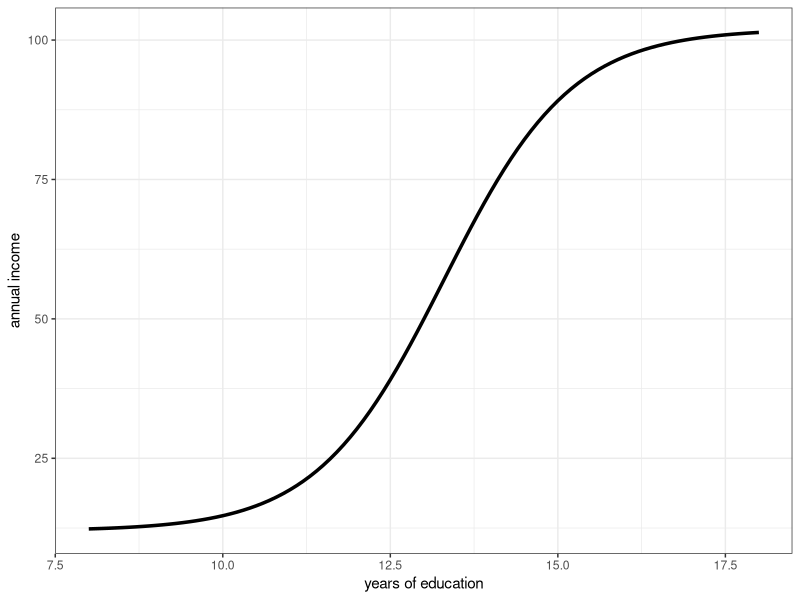
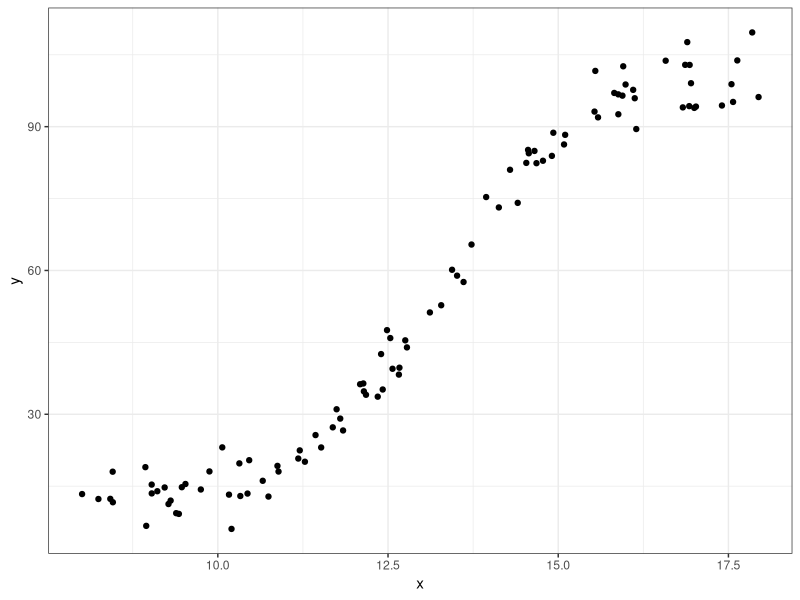
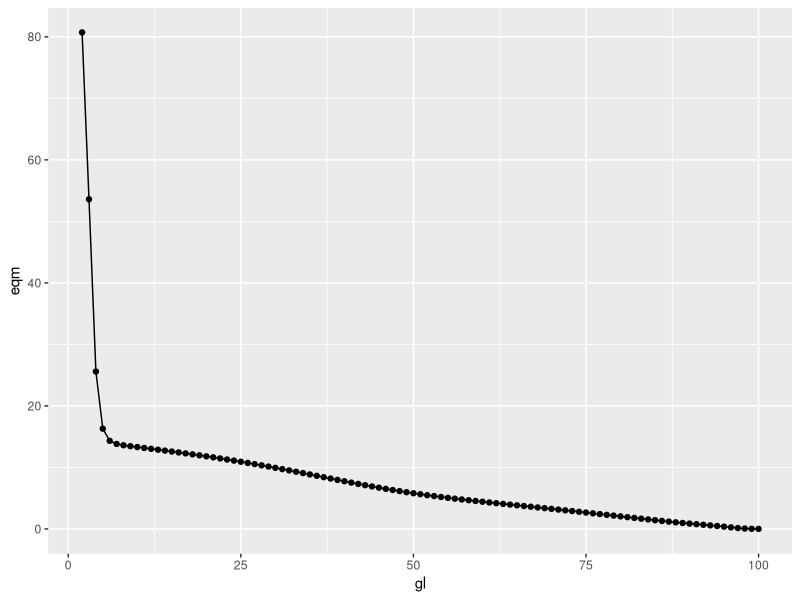
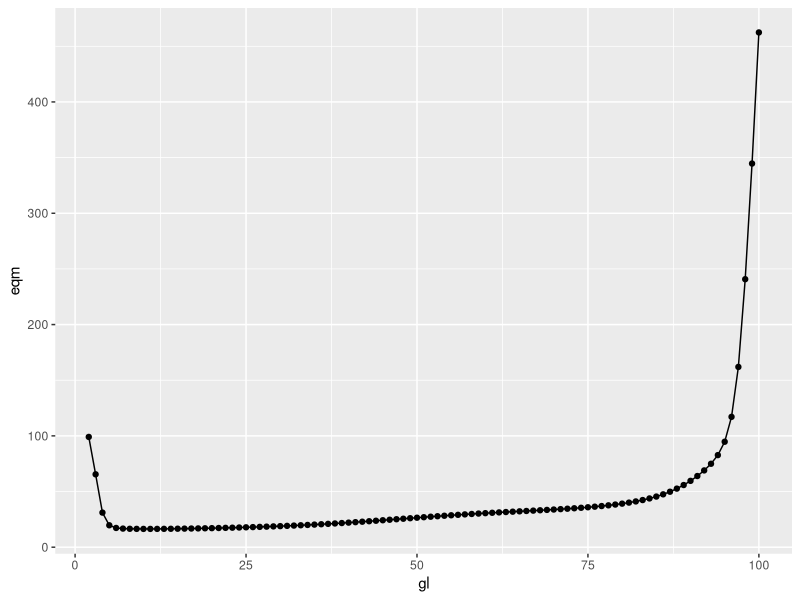
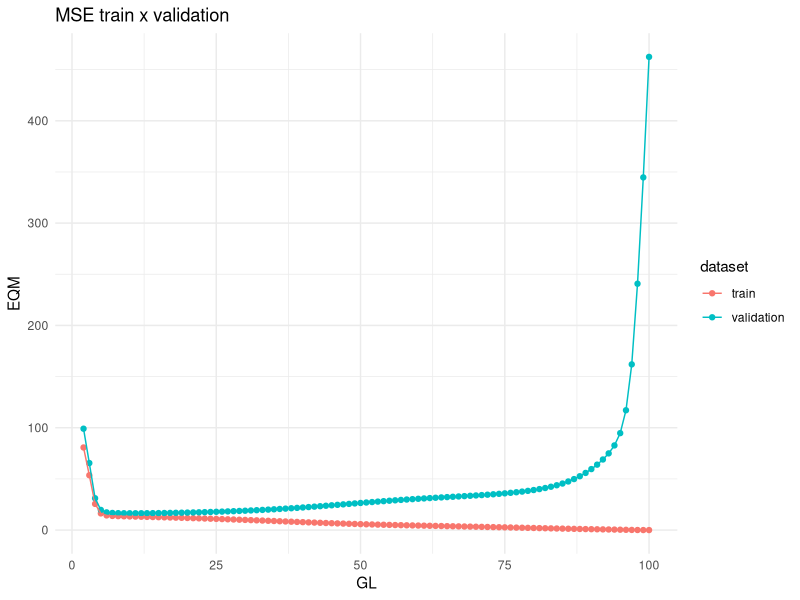

These charts were generated, in order, by the following R code:
library(tidyverse)

# psi(x) - model base -------------------------------------------------

ggplot(data = data.frame(x = 0), mapping = aes(x = x)) + 
  stat_function(fun = function(x) 45*tanh(x/1.9 - 7) + 57, linewidth = 1.2) +
  labs(x = "years of education", y = "annual income") + 
  xlim(8, 18) + 
  theme_bw()


# generated sample ----------------------------------------------------------
runif(5, 8, 18)

n_obs <- 100

set.seed(123)

data <- tibble(x = sort(runif(n = n_obs, min = 8, max = 18)), 
                y = 45*tanh(x/1.9 - 7) + 57 + rnorm(n = n_obs, mean = 0, sd = 4))

data %>% 
  ggplot(aes(x, y)) + 
  geom_point() + 
  theme_bw()

# spline - training ------------------------------------------------------------------

results <- tibble(gl = 2:100, eqm = NA_real_)

for (i in 1:nrow(results)) {
  #ajust spline with i degrees of freedom
  fit <- smooth.spline(data$x, data$y, df = results$gl[i], all.knots = TRUE)
  
  #calculates the MSE and hold it at results$eqm[i]
  results$eqm[i] <- mean((data$y - predict(fit, data$x)$y)^2)
}

results %>%
  ggplot(aes(x = gl, y = eqm)) +
  geom_point() +
  geom_line()

# validation -------------------------------------------------

n_obs <- 100

set.seed(123)

data <- tibble(x = sort(runif(n = n_obs, min = 8, max = 18)), 
                y = 45*tanh(x/1.9 - 7) + 57 + rnorm(n = n_obs, mean = 0, sd = 4))

validation <- tibble(x = sort(runif(n = n_obs, min = 8, max = 18)),
                    y = 45*tanh(x/1.9 - 7) + 57 + rnorm(n = n_obs, mean = 0, sd = 4))

results2 <- tibble(gl = 2:100, eqm = NA_real_)

for (i in 1:nrow(results)) {
  #ajust spline with i degrees of freedom
  fit <- smooth.spline(data$x, data$y, df = results2$gl[i], all.knots = TRUE)
  
  #calculates the MSE and hold it at results$eqm[i]
  results2$eqm[i] <- mean((validation$y - predict(fit, validation$x)$y)^2)
}

results2 %>%
  ggplot(aes(x = gl, y = eqm)) +
  geom_point() +
  geom_line()


# combine results
results_combine <- bind_rows(
  mutate(results, dataset = "train"),
  mutate(results2, dataset = "validation")
)

ggplot(results_combine, aes(x = gl, y = eqm, color = dataset)) +
  geom_point() +
  geom_line() +
  labs(title = "MSE train x validation", x = "GL", y = "EQM") +
  theme_minimal()
